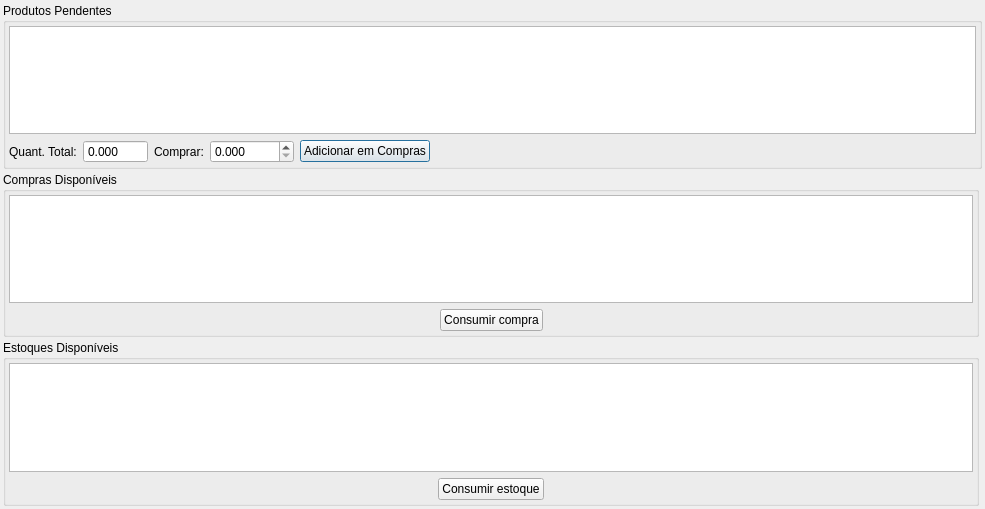
<?xml version="1.0" encoding="UTF-8"?>
<ui version="4.0">
 <class>ProdutosPendentes</class>
 <widget class="QDialog" name="ProdutosPendentes">
  <property name="geometry">
   <rect>
    <x>0</x>
    <y>0</y>
    <width>985</width>
    <height>509</height>
   </rect>
  </property>
  <property name="windowTitle">
   <string>Vendas do produto</string>
  </property>
  <layout class="QGridLayout" name="gridLayout_4">
   <property name="leftMargin">
    <number>3</number>
   </property>
   <property name="topMargin">
    <number>3</number>
   </property>
   <property name="rightMargin">
    <number>3</number>
   </property>
   <property name="bottomMargin">
    <number>3</number>
   </property>
   <property name="spacing">
    <number>3</number>
   </property>
   <item row="0" column="0" colspan="2">
    <widget class="QGroupBox" name="groupBox">
     <property name="title">
      <string>Produtos Pendentes</string>
     </property>
     <layout class="QGridLayout" name="gridLayout">
      <property name="leftMargin">
       <number>3</number>
      </property>
      <property name="topMargin">
       <number>3</number>
      </property>
      <property name="rightMargin">
       <number>3</number>
      </property>
      <property name="bottomMargin">
       <number>3</number>
      </property>
      <item row="1" column="5">
       <spacer name="horizontalSpacer_4">
        <property name="orientation">
         <enum>Qt::Horizontal</enum>
        </property>
        <property name="sizeHint" stdset="0">
         <size>
          <width>0</width>
          <height>0</height>
         </size>
        </property>
       </spacer>
      </item>
      <item row="1" column="4">
       <widget class="QPushButton" name="pushButtonComprar">
        <property name="text">
         <string>Adicionar em Compras</string>
        </property>
       </widget>
      </item>
      <item row="1" column="0">
       <widget class="QLabel" name="labelQuantTotal">
        <property name="text">
         <string>Quant. Total:</string>
        </property>
       </widget>
      </item>
      <item row="1" column="1">
       <widget class="QDoubleSpinBox" name="doubleSpinBoxQuantTotal">
        <property name="readOnly">
         <bool>true</bool>
        </property>
        <property name="buttonSymbols">
         <enum>QAbstractSpinBox::NoButtons</enum>
        </property>
        <property name="decimals">
         <number>3</number>
        </property>
        <property name="minimum">
         <double>-9999.000000000000000</double>
        </property>
        <property name="maximum">
         <double>9999.989999999999782</double>
        </property>
       </widget>
      </item>
      <item row="1" column="2">
       <widget class="QLabel" name="labelComprar">
        <property name="text">
         <string>Comprar:</string>
        </property>
       </widget>
      </item>
      <item row="0" column="0" colspan="6">
       <widget class="TableView" name="tableProdutos">
        <property name="mouseTracking">
         <bool>true</bool>
        </property>
        <property name="sizeAdjustPolicy">
         <enum>QAbstractScrollArea::AdjustToContents</enum>
        </property>
        <property name="editTriggers">
         <set>QAbstractItemView::NoEditTriggers</set>
        </property>
        <property name="selectionMode">
         <enum>QAbstractItemView::MultiSelection</enum>
        </property>
        <property name="selectionBehavior">
         <enum>QAbstractItemView::SelectRows</enum>
        </property>
        <property name="sortingEnabled">
         <bool>true</bool>
        </property>
        <attribute name="horizontalHeaderStretchLastSection">
         <bool>false</bool>
        </attribute>
       </widget>
      </item>
      <item row="1" column="3">
       <widget class="QDoubleSpinBox" name="doubleSpinBoxComprar">
        <property name="decimals">
         <number>3</number>
        </property>
        <property name="maximum">
         <double>99999.990000000005239</double>
        </property>
       </widget>
      </item>
     </layout>
    </widget>
   </item>
   <item row="2" column="0">
    <widget class="QGroupBox" name="groupBox_2">
     <property name="title">
      <string>Estoques Disponíveis</string>
     </property>
     <layout class="QGridLayout" name="gridLayout_2">
      <property name="leftMargin">
       <number>3</number>
      </property>
      <property name="topMargin">
       <number>3</number>
      </property>
      <property name="rightMargin">
       <number>3</number>
      </property>
      <property name="bottomMargin">
       <number>3</number>
      </property>
      <item row="1" column="1">
       <widget class="QPushButton" name="pushButtonConsumirEstoque">
        <property name="enabled">
         <bool>true</bool>
        </property>
        <property name="text">
         <string>Consumir estoque</string>
        </property>
       </widget>
      </item>
      <item row="1" column="2">
       <spacer name="horizontalSpacer_5">
        <property name="orientation">
         <enum>Qt::Horizontal</enum>
        </property>
        <property name="sizeHint" stdset="0">
         <size>
          <width>0</width>
          <height>0</height>
         </size>
        </property>
       </spacer>
      </item>
      <item row="1" column="0">
       <spacer name="horizontalSpacer">
        <property name="orientation">
         <enum>Qt::Horizontal</enum>
        </property>
        <property name="sizeHint" stdset="0">
         <size>
          <width>0</width>
          <height>0</height>
         </size>
        </property>
       </spacer>
      </item>
      <item row="0" column="0" colspan="3">
       <widget class="TableView" name="tableEstoque">
        <property name="palette">
         <palette>
          <active>
           <colorrole role="Highlight">
            <brush brushstyle="SolidPattern">
             <color alpha="255">
              <red>51</red>
              <green>153</green>
              <blue>255</blue>
             </color>
            </brush>
           </colorrole>
          </active>
          <inactive>
           <colorrole role="Highlight">
            <brush brushstyle="SolidPattern">
             <color alpha="255">
              <red>51</red>
              <green>153</green>
              <blue>255</blue>
             </color>
            </brush>
           </colorrole>
          </inactive>
          <disabled>
           <colorrole role="Highlight">
            <brush brushstyle="SolidPattern">
             <color alpha="255">
              <red>51</red>
              <green>153</green>
              <blue>255</blue>
             </color>
            </brush>
           </colorrole>
          </disabled>
         </palette>
        </property>
        <property name="mouseTracking">
         <bool>true</bool>
        </property>
        <property name="sizeAdjustPolicy">
         <enum>QAbstractScrollArea::AdjustToContents</enum>
        </property>
        <property name="editTriggers">
         <set>QAbstractItemView::NoEditTriggers</set>
        </property>
        <property name="selectionMode">
         <enum>QAbstractItemView::SingleSelection</enum>
        </property>
        <property name="selectionBehavior">
         <enum>QAbstractItemView::SelectRows</enum>
        </property>
        <property name="sortingEnabled">
         <bool>true</bool>
        </property>
       </widget>
      </item>
     </layout>
    </widget>
   </item>
   <item row="1" column="0">
    <widget class="QGroupBox" name="groupBox_4">
     <property name="title">
      <string>Compras Disponíveis</string>
     </property>
     <layout class="QGridLayout" name="gridLayout_3">
      <property name="leftMargin">
       <number>3</number>
      </property>
      <property name="topMargin">
       <number>3</number>
      </property>
      <property name="rightMargin">
       <number>3</number>
      </property>
      <property name="bottomMargin">
       <number>3</number>
      </property>
      <item row="1" column="1">
       <widget class="QPushButton" name="pushButtonConsumirCompra">
        <property name="enabled">
         <bool>true</bool>
        </property>
        <property name="text">
         <string>Consumir compra</string>
        </property>
       </widget>
      </item>
      <item row="1" column="2">
       <spacer name="horizontalSpacer_6">
        <property name="orientation">
         <enum>Qt::Horizontal</enum>
        </property>
        <property name="sizeHint" stdset="0">
         <size>
          <width>0</width>
          <height>0</height>
         </size>
        </property>
       </spacer>
      </item>
      <item row="0" column="0" colspan="3">
       <widget class="TableView" name="tableCompra">
        <property name="palette">
         <palette>
          <active>
           <colorrole role="Highlight">
            <brush brushstyle="SolidPattern">
             <color alpha="255">
              <red>51</red>
              <green>153</green>
              <blue>255</blue>
             </color>
            </brush>
           </colorrole>
          </active>
          <inactive>
           <colorrole role="Highlight">
            <brush brushstyle="SolidPattern">
             <color alpha="255">
              <red>51</red>
              <green>153</green>
              <blue>255</blue>
             </color>
            </brush>
           </colorrole>
          </inactive>
          <disabled>
           <colorrole role="Highlight">
            <brush brushstyle="SolidPattern">
             <color alpha="255">
              <red>51</red>
              <green>153</green>
              <blue>255</blue>
             </color>
            </brush>
           </colorrole>
          </disabled>
         </palette>
        </property>
        <property name="mouseTracking">
         <bool>true</bool>
        </property>
        <property name="sizeAdjustPolicy">
         <enum>QAbstractScrollArea::AdjustToContents</enum>
        </property>
        <property name="editTriggers">
         <set>QAbstractItemView::NoEditTriggers</set>
        </property>
        <property name="selectionMode">
         <enum>QAbstractItemView::SingleSelection</enum>
        </property>
        <property name="selectionBehavior">
         <enum>QAbstractItemView::SelectRows</enum>
        </property>
        <property name="sortingEnabled">
         <bool>true</bool>
        </property>
       </widget>
      </item>
      <item row="1" column="0">
       <spacer name="horizontalSpacer_2">
        <property name="orientation">
         <enum>Qt::Horizontal</enum>
        </property>
        <property name="sizeHint" stdset="0">
         <size>
          <width>0</width>
          <height>0</height>
         </size>
        </property>
       </spacer>
      </item>
     </layout>
    </widget>
   </item>
  </layout>
 </widget>
 <customwidgets>
  <customwidget>
   <class>TableView</class>
   <extends>QTableView</extends>
   <header>src/tableview.h</header>
  </customwidget>
 </customwidgets>
 <tabstops>
  <tabstop>tableProdutos</tabstop>
  <tabstop>tableEstoque</tabstop>
  <tabstop>pushButtonConsumirEstoque</tabstop>
 </tabstops>
 <resources/>
 <connections/>
</ui>
